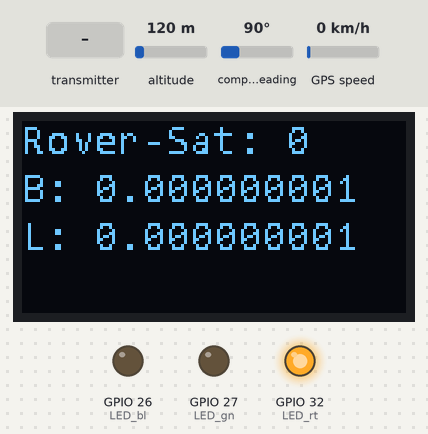
Simulated run of this sketch. Board: ESP32. On the bench: 128×64 one-colour display, output pins drawn as LEDs (lit = HIGH). The test bench sets the inputs (shaded band); at power-on: altitude 120 m, compass heading 90°, GPS speed 0 km/h. The GPS gets a fix after 3 s at 37.7749, -122.4194 with 8 satellites; what the sketch prints to the serial monitor is not drawn.

Above: at 1.2 s.
1.3 s: the transmitter starts sending lat = 100
At 4.3 s:
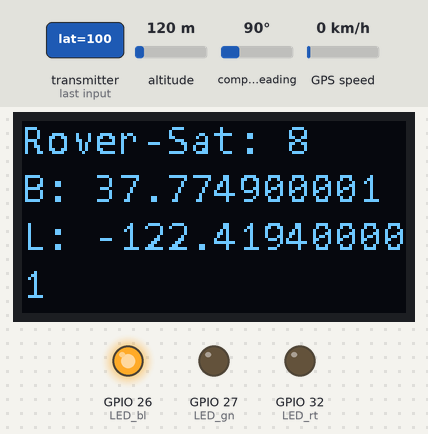
4.6 s: the transmitter starts sending lng = 100
Timing chart, 0 to 7.6 s (numbered marks = the images above; inputs shaded):
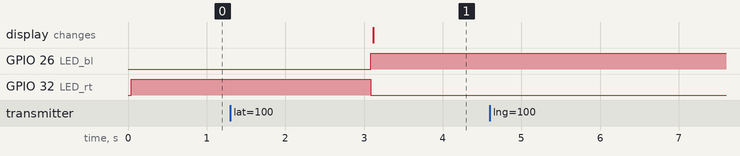

The sketch:

DGPS_Rover_1.0.ino
```cpp
// (licence header left out)
#include <Adafruit_GFX.h>
#include <Adafruit_SSD1306.h>
#include <Wire.h>
#include "data/consola7pt7b.h"  // Consolas, 7 pt
#include <SoftwareSerial.h>
#include <TinyGPSPlus.h>
#include <WiFi.h>
#include <esp_now.h>

#define SCREEN_WIDTH 128
#define SCREEN_HEIGHT 64
#define OLED_RESET -1

static const int RXPin = 13;
static const int TXPin = 12;
static const uint32_t GPSBaud = 9600;

TinyGPSPlus gps;
SoftwareSerial ss(RXPin, TXPin);

const byte LED_bl = 26;
const byte LED_gn = 27;
const byte LED_rt = 32;
int rxLen = 0;
byte rxFlag = 0;
byte timeSecAlt = 0;
uint32_t anzSat = 0;
double latSat, lngSat, refLat, refLng, lat, lng;
double diffLat, diffLng;

// Structure for sending data
typedef struct struct_message {
  double lat;
  double lng;
  double dlat;
  double dlng;
  byte flag;
} struct_message;
struct_message myData;

//callback received data
void OnDataRev(const uint8_t *mac, const uint8_t *incommingData, int len) {
  memcpy(&myData, incommingData, sizeof(myData));
  rxLen = len;
  refLat = myData.lat;
  refLng = myData.lng;
  diffLat = myData.dlat;
  diffLng = myData.dlng;
  rxFlag = myData.flag;
}

// Declaration SSD1306 as I2C
Adafruit_SSD1306 oled(SCREEN_WIDTH, SCREEN_HEIGHT, &Wire, OLED_RESET);

void ledAus();
void readGPS();

void setup() {
  Serial.begin(115200);
  ss.begin(GPSBaud);

  WiFi.mode(WIFI_STA);  // Device as WiFi station
  esp_now_init();       // init ESP-NOW
  esp_now_register_recv_cb(OnDataRev);

  pinMode(LED_bl, OUTPUT);
  pinMode(LED_gn, OUTPUT);
  pinMode(LED_rt, OUTPUT);
  ledAus();

  oled.begin(SSD1306_SWITCHCAPVCC, 0x3C);  // init I2C Adr. 0x3C
  oled.setTextColor(WHITE);
  oled.setFont(&consola7pt7b);
}

void loop() {
  while (ss.available() > 0)
    if (gps.encode(ss.read()))
      readGPS();

  if (millis() > 5000 && gps.charsProcessed() < 10) {
    Serial.println(F("No GPS detected!"));
  }

  oled.clearDisplay();
  oled.setCursor(0, 10);
  oled.print("Rover-Sat: ");
  oled.println(gps.satellites.value());
  oled.print("B: ");
  oled.println(lat, 9);
  oled.print("L: ");
  oled.println(lng, 9);
  oled.display();
  Serial.print("rxLen: ");
  Serial.print(rxLen);
  Serial.print("  Flag: ");
  Serial.print(rxFlag);
  Serial.print("  refLat: ");
  Serial.print(refLat, 9);
  Serial.print("  refLng: ");
  Serial.print(refLng, 9);
  Serial.print("  diffLat: ");
  Serial.print(diffLat, 9);
  Serial.print("   diffLng: ");
  Serial.println(diffLng, 9);

}
```

functions.ino
```cpp
void ledAus() {
  digitalWrite(LED_bl, LOW);
  digitalWrite(LED_gn, LOW);
  digitalWrite(LED_rt, LOW);
}

void readGPS() {
  byte timeSec = gps.time.second();
  anzSat = gps.satellites.value();
  if (gps.location.isValid()) {
    latSat = gps.location.lat();
    lngSat = gps.location.lng();
  }
  if (anzSat < 3) {
    ledAus();
    digitalWrite(LED_rt, HIGH);
  }

  if (gps.location.isValid() && anzSat >= 3 && timeSec != timeSecAlt) {

    if (rxFlag == 50) {
      ledAus();
      digitalWrite(LED_gn, HIGH);
      lat = latSat + diffLat;
      lng = lngSat + diffLng;
    } else{
      ledAus();
      digitalWrite(LED_bl, HIGH);
      lat = latSat;
      lng = lngSat;
    }

    timeSecAlt = timeSec;
  }
}
```

Source omitted: consola7pt7b.h (data table, 9149 bytes)
